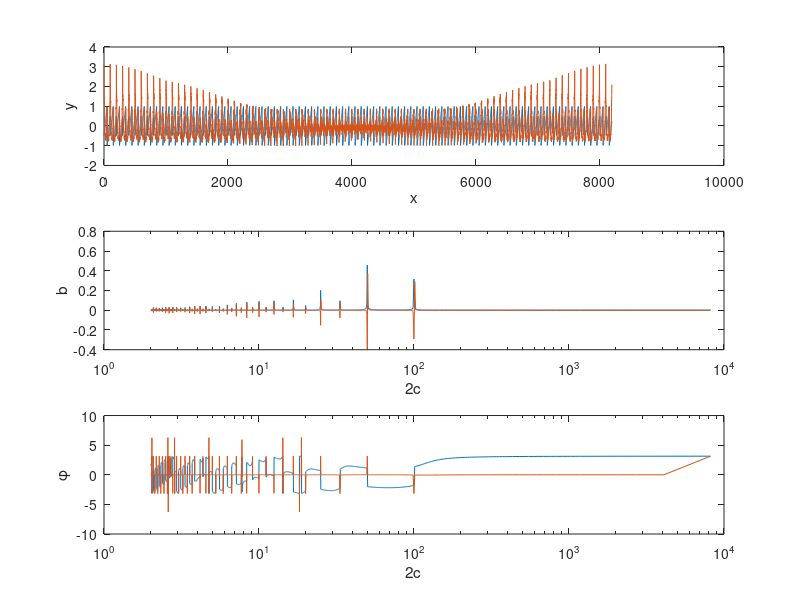

The MATLAB script that drew this image: (Note: this script raises an error after producing the figure.)
clear
close all
clc
nu=0.2;
mu=10e9;
Pall=[0:2:100].*1e6;
L=8192;
x=[0:L-1]; %distance arbitrary units
A=[1 1 1];    %amplitudes in units of x
TA=[10 30 100]; %wavelength in units of x
fA=1./TA;

% %% create the synthetic fracture profile
% a=zeros(1,length(x));
% for n=1:length(A)
%     a=a+A(n).*sin(2*pi.*fA(n).*x);
% end

% %% open data
% load('.\JSGpaperSurfaces_RawData\Original_griddata_grit150_XYZ.mat','z','y');
% dh=mean(mean(diff(y)));
% %a=z(fix(end/2),:)./dh;
% a=z(:,fix(end/2))./dh; a=a'; 

% load('.\JSGpaperSurfaces_RawData\006_griddata_SEM_44_XYZ.mat','z','y');
% dh=mean(mean(diff(y)));
% a=z(fix(end/2),:)./dh;
% a=z(:,fix(end/2))./dh; a=a'; 

a=zeros(1,100);
a(1:50)=1;
a(51:end)=-1;

a=detrend(a);
a=a-mean(a);
a=[a fliplr(-a)];
a=repmat(a,1,fix(2*L/length(a)));
a=a(1:L);
%% loop
for cnt=1:length(Pall)
    P=Pall(cnt);
    figure(1);
    subplot(3,1,1);
    plot(x,a); hold on
    xlabel('x');
    ylabel('y');
    %% compute the FFT
    afft=fft(a);
    aa=abs(afft/L);
    aa=2.*aa(1:L/2);
    pp=angle(afft);
    pp=pp(1:L/2);
    fs=1/mean(diff(x));
    f=fs.*(0:((L/2)-1))/L;
    lam=1./f;
    subplot(3,1,2);
    semilogx(lam,aa); hold on
    xlabel('2c');
    ylabel('b');
    subplot(3,1,3);
    semilogx(lam,pp); hold on
    xlabel('2c');
    ylabel('{\phi}');
    aao=zeros(1,L/2);
    ppo=zeros(1,L/2);
    %% calculate the deformate amplitudes and wavelengths
    for n=2:L/2
        c0=1/(2*f(n));  % initial length
        b0=aa(n);       % initial height
        c(n)=c0.*(1-2*(1-nu)./(3*mu*(b0/c0)).*P).^(1/2);
        c(n)=real(c(n));
        x0=0;
        if c(n)==0
            U=0;
        else
            U=2.*b0.*(c(n)./c0).^3.*(1-(x0./c(n)).^2).^(3/2); % deformed height
        end
        b(n)=U/2;
        b(n)=real(b(n));
        %% interpolate b on the original frequency
        ID=find(1./(2.*f)<=c(n));
        l=1./(2.*c(n))-f(ID(1)-1);
        i=f(ID(1))-1./(2.*c(n));
        il=i+l;
        aao(ID(1))=aao(ID(1))+b(n)*(il-i)/il;
        aao(ID(1)-1)=aao(ID(1))+b(n)*(il-l)/il;
        %% shift the phase
        ppo(ID(1))=ppo(ID(1))+pp(n);
    end
    aao=[0 diff(aao)];
    ppo=[0 diff(ppo)];
    subplot(3,1,2);
    semilogx(lam,aao); hold off
    subplot(3,1,3);
    semilogx(lam,ppo); hold off
    %% calculate iFFT
    aad=[aao.*L./2 0 fliplr(aao(2:end).*L./2)];
    ppd=[ppo 0 fliplr(-ppo(2:end))];
    aao=aad.*cos(ppd)+1i.*aad.*sin(ppd);
    ao=ifft(aao);
    subplot(3,1,1);
    plot(x,real(ao));
    title(['P = ' num2str(round(P/1e6,1)) ' MPa']); hold off
    drawnow
    h(cnt)=2*std(real(ao));
    k(cnt)=h(cnt)^2/12;
    frame = getframe(1);
    im = frame2im(frame);
    [imind,cm] = rgb2ind(im,256);
    if cnt == 1
        imwrite(imind,cm,'animation.gif','gif', 'Loopcount',inf);
    else
        imwrite(imind,cm,'animation.gif','gif','WriteMode','append');
    end
end
figure(2);
yyaxis left
plot(Pall,h,'o');
xlabel('P, MPa');
ylabel('h');
yyaxis right
plot(Pall,k,'x');
xlabel('P, MPa');
ylabel('{\kappa}');
grid on
drawnow